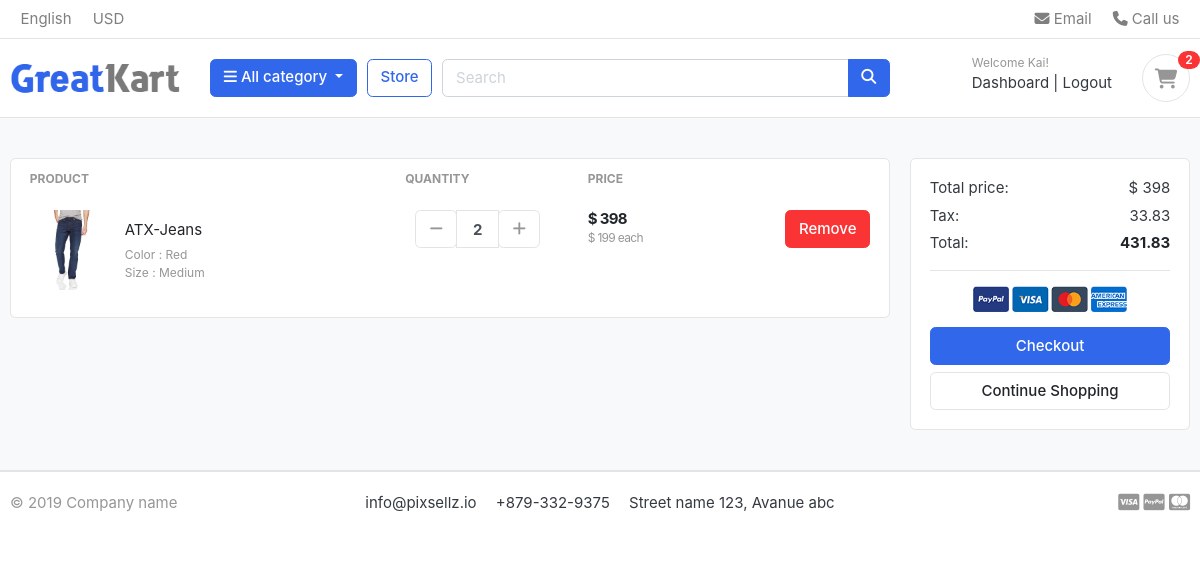
The app's page /cart/ (signed in), older data.
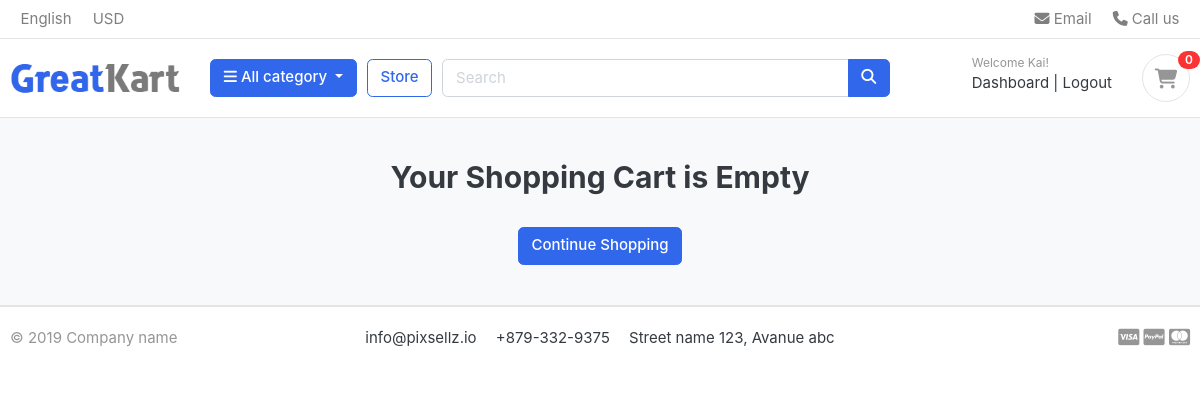
The same page, newer data.
### carts/models.py (models this page shows, shortened)
class CartItem(models.Model):
    user = models.ForeignKey(Account, on_delete=models.CASCADE, null=True)
    product = models.ForeignKey(Product, on_delete=models.CASCADE)
    variations = models.ManyToManyField(Variation, blank=True)
    cart    = models.ForeignKey(Cart, on_delete=models.CASCADE, null=True)
    quantity = models.IntegerField()
    is_active = models.BooleanField(default=True)
    def sub_total(self):
        return self.product.price * self.quantity

### store/models.py (models this page shows, shortened)
class Product(models.Model):
    product_name    = models.CharField(max_length=200, unique=True)
    slug            = models.SlugField(max_length=200, unique=True)
    description     = models.TextField(max_length=500, blank=True)
    price           = models.IntegerField()
    images          = models.ImageField(upload_to='photos/products')
    stock           = models.IntegerField()
    is_available    = models.BooleanField(default=True)
    category        = models.ForeignKey(Category, on_delete=models.CASCADE)
    created_date    = models.DateTimeField(auto_now_add=True)
    modified_date   = models.DateTimeField(auto_now=True)
    def get_url(self):
        return reverse('product_detail', args=[self.category.slug, self.slug])

class Variation(models.Model):
    product = models.ForeignKey(Product, on_delete=models.CASCADE)
    variation_category = models.CharField(max_length=100, choices=variation_category_choice)
    variation_value     = models.CharField(max_length=100)
    is_active           = models.BooleanField(default=True)
    created_date        = models.DateTimeField(auto_now=True)
    objects = VariationManager()

### carts/views.py (the view)
# urls.py: path('', views.cart, name='cart'),
def cart(request, total=0, quantity=0, cart_items=None):
    try:
        tax = 0
        grand_total = 0
        if request.user.is_authenticated:
            cart_items = CartItem.objects.filter(user=request.user, is_active=True)
        else:
            cart = Cart.objects.get(cart_id=_cart_id(request))
            cart_items = CartItem.objects.filter(cart=cart, is_active=True)
        for cart_item in cart_items:
            total += (cart_item.product.price * cart_item.quantity)
            quantity += cart_item.quantity
        tax = (8.5 * total)/100
        tax = round(tax, 2)
        grand_total = total + tax
    except ObjectDoesNotExist:
        pass
    context = {
        'total': total,
        'quantity': quantity,
        'cart_items': cart_items,
        'tax'       : tax,
        'grand_total': grand_total,
    }
    return render(request, 'store/cart.html', context)

### carts/context_processors.py (called while the page is built)
def counter(request):
    cart_count = 0
    if 'admin' in request.path:
        return {}
    else:
        try:
            cart = Cart.objects.filter(cart_id=_cart_id(request))
            if request.user.is_authenticated:
                cart_items = CartItem.objects.all().filter(user=request.user)
            else:
                cart_items = CartItem.objects.all().filter(cart=cart[:1])
            for cart_item in cart_items:
                cart_count += cart_item.quantity
        except Cart.DoesNotExist:
            cart_count = 0
    return dict(cart_count=cart_count)

### carts/views.py (called while the page is built)
def _cart_id(request):
    cart = request.session.session_key
    if not cart:
        cart = request.session.create()
    return cart

### category/context_processors.py (called while the page is built)
def menu_links(request):
    links =  Category.objects.all()
    return dict(links=links)

### category/models.py (called while the page is built)
    def get_url(self):
        return reverse('products_by_category', args=[self.slug])

### templates/store/cart.html (shortened to what this page needs)
{% extends 'base.html' %}
{% load static %}
{% block content %}
<section class="section-content padding-y bg">
	<div class="container">
		{% if not cart_items %}
		<h2 class="text-center">Your Shopping Cart is Empty</h2>
		<br>
		<div class="text-center">
			<a href="{% url 'store' %}" class="btn btn-primary">Continue Shopping</a>
		</div>
		{% else %}
		<div class="row">
			<aside class="col-lg-9">
				<div class="card">
					<table class="table table-borderless table-shopping-cart">
						<thead class="text-muted">
							<tr class="small text-uppercase">
								<th scope="col">Product</th>
								<th scope="col" width="120">Quantity</th>
								<th scope="col" width="120">Price</th>
								<th scope="col" class="text-right" width="200"> </th>
							</tr>
						</thead>
						<tbody>
							{% for cart_item in cart_items %}
							<tr>
								<td>
									<figure class="itemside align-items-center">
										<div class="aside"><img src="{{ cart_item.product.images.url }}" class="img-sm">
										</div>
										<figcaption class="info">
											<a href="{{ cart_item.product.get_url }}" class="title text-dark">{{ cart_item.product.product_name }}</a>
											<p class="text-muted small">
												{% if cart_item.variations.all %}
													{% for item in cart_item.variations.all %}
														{{ item.variation_category | capfirst }} : {{ item.variation_value | capfirst }} <br>
													{% endfor %}
												{% endif %}
											</p>
										</figcaption>
									</figure>
								</td>
								<td>
									<div class="col">
										<div class="input-group input-spinner">
											<div class="input-group-prepend">
											<a href="{% url 'remove_cart' cart_item.product.id  cart_item.id %}"><button class="btn btn-light" type="button" id="button-plus"> <i class="fa fa-minus"></i> </button></a>
											</div>
											<input type="text" class="form-control"  value="{{ cart_item.quantity }}">
											<div class="input-group-append">
											<form action="{% url 'add_cart' cart_item.product.id %}" method="POST">
											   <button class="btn btn-light" type="submit" id="button-minus"> <i class="fa fa-plus"></i> </button>
											</form>
											</div>
										 </div>
									</div>
								</td>
								<td>
									<div class="price-wrap">
										<var class="price">$ {{cart_item.sub_total}}</var>
										<small class="text-muted"> $ {{cart_item.product.price}} each </small>
									</div>
								</td>
								<td class="text-right">
									<a href="{% url 'remove_cart_item' cart_item.product.id cart_item.id %}"  onclick="return confirm('Are you sure you want to delete this item?')" class="btn btn-danger">
										Remove</a>
								</td>
							</tr>
							{% endfor %}
						</tbody>
					</table>
				</div>
			</aside>
			<aside class="col-lg-3">
				<div class="card">
					<div class="card-body">
						<dl class="dlist-align">
							<dt>Total price:</dt>
							<dd class="text-right">$ {{total}}</dd>
						</dl>
						<dl class="dlist-align">
							<dt>Tax:</dt>
							<dd class="text-right"> {{tax}}</dd>
						</dl>
						<dl class="dlist-align">
							<dt>Total:</dt>
							<dd class="text-right text-dark b"><strong>{{grand_total}}</strong></dd>
						</dl>
						<hr>
						<p class="text-center mb-3">
							<img src="{% static './images/misc/payments.png'%}" height="26">
						</p>
						<a href="{% url 'checkout'%}" class="btn btn-primary btn-block"> Checkout </a>
						<a href="{% url 'store'%}" class="btn btn-light btn-block">Continue Shopping</a>
					</div>
				</div>
			</aside>
		</div>
		{% endif %}
	</div>
</section>
{% endblock %}

### templates/includes/navbar.html (shortened to what this page needs)
{%load static%}
<header class="section-header">
    <nav class="navbar p-md-0 navbar-expand-sm navbar-light border-bottom">
        <div class="container">
            <div class="collapse navbar-collapse" id="navbarTop4">
                <ul class="navbar-nav mr-auto">
                    <li class="nav-item dropdown">
                        <a href="#" class="nav-link"> English </a>
                    </li>
                    <li class="nav-item dropdown">
                        <a href="#" class="nav-link"> USD </a>
                    </li>
                </ul>
                <ul class="navbar-nav">
                    <li><a href="#" class="nav-link"> <i class="fa fa-envelope"></i> Email </a></li>
                    <li><a href="#" class="nav-link"> <i class="fa fa-phone"></i> Call us </a></li>
                </ul>
            </div>
        </div>
    </nav>
    <section class="header-main border-bottom">
        <div class="container">
            <div class="row align-items-center">
                <div class="col-lg-2 col-md-3 col-6">
                    <a href="{%url 'home'%}" class="brand-wrap">
                        <img class="logo" src="{%static './images/logo.png'%}">
                    </a>
                </div>
                <div class="col-lg col-sm col-md col-6 flex-grow-0">
                    <div class="category-wrap dropdown d-inline-block float-right">
                        <button type="button" class="btn btn-primary dropdown-toggle" data-toggle="dropdown">
                            <i class="fa fa-bars"></i> All category
                        </button>
                    </div>
                </div>
                <a href="{% url 'store'%}" class="btn btn-outline-primary">Store</a>
                <div class="col-lg  col-md-6 col-sm-12 col">
                    <form action="{% url 'search' %}" class="search" method="GET">
                        <div class="input-group w-100">
                            <input type="text" class="form-control" style="width:60%;" placeholder="Search"
                                name="keyword">
                            <div class="input-group-append">
                                <button class="btn btn-primary" type="submit">
                                    <i class="fa fa-search"></i>
                                </button>
                            </div>
                        </div>
                    </form>
                </div>
                <div class="col-lg-3 col-sm-6 col-8 order-2 order-lg-3">
                    <div class="d-flex justify-content-end mb-3 mb-lg-0">
                        {% if user.id is None %}
                        <div class="widget-header">
                            <small class="title text-muted">Welcome guest!</small>
                            <div>
                                <a href="{% url 'login' %}">Sign in</a> <span class="dark-transp"> | </span>
                                <a href="{% url 'register' %}"> Register</a>
                            </div>
                        </div>
                        {% else %}
                        <div class="widget-header">
                            <small class="title text-muted">Welcome {{user.first_name}}!</small>
                            <div>
                                <a href="{% url 'dashboard' %}">Dashboard</a> <span class="dark-transp"> | </span>
                                <a href="{% url 'logout' %}"> Logout</a>
                            </div>
                        </div>
                        {% endif %}
                        <a href="{% url 'cart' %}" class="widget-header pl-3 ml-3">
                            <div class="icon icon-sm rounded-circle border"><i class="fa fa-shopping-cart"></i></div>
                            <span class="badge badge-pill badge-danger notify">{{cart_count}}</span>
                        </a>
                    </div>
                </div>
            </div>
        </div>
    </section>
</header>

Row changes from the older to the newer data that the page shows:
removed CartItem: product.images (picture), product.product_name "ATX-Jeans", quantity "2", sub_total "398", product.price "199"
no longer on this page (row unchanged): Variation: variation_category "Color", variation_value "Red"
no longer on this page (row unchanged): Variation: variation_category "Size", variation_value "Medium"
Text that changed along with them:
{{ cart_count }}: "2" → "0"
{{ total }}: "398" → (not shown)
{{ tax }}: "33.83" → (not shown)
{{ grand_total }}: "431.83" → (not shown)
text no longer shown: "PRODUCT QUANTITY PRICE Total price: $ Tax: Total: Checkout"
text now shown: "Your Shopping Cart is Empty"
